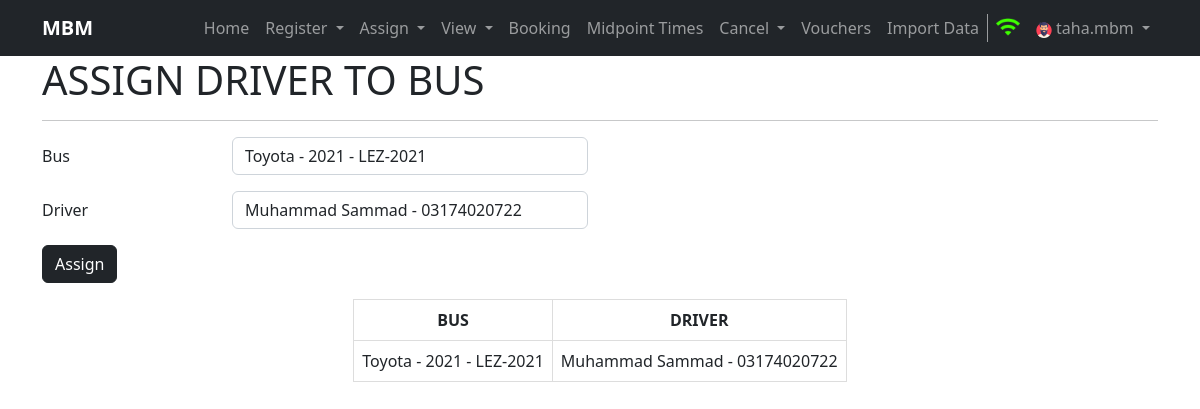
/assigndriver (signed in), run on the app's committed database.
### home/models.py (models this page shows, shortened)
class AssignedBusesToDriver(models.Model):
    bus = models.ForeignKey("Bus", on_delete=models.CASCADE)
    driver = models.ForeignKey("Driver", on_delete=models.SET_NULL, null=True)
    created = models.DateTimeField(auto_now_add=True, editable=False, null=False, blank=False)
    last_modified = models.DateTimeField(auto_now_add=True, editable=False, null=False, blank=False)
    class Meta:
        verbose_name_plural = 'AssignedBusesToDriver'

class Bus(models.Model):
    bus_number = models.CharField(max_length=30, unique=True)
    seating_capacity = models.IntegerField()
    service_type = models.CharField(max_length=100)
    bus_model = models.CharField(max_length=100)
    created = models.DateTimeField(auto_now_add=True, editable=False, null=False, blank=False)
    last_modified = models.DateTimeField(auto_now_add=True, editable=False, null=False, blank=False)
    class Meta:
        verbose_name_plural = 'Bus'
    def __str__(self):
        return self.bus_model + ' - ' + self.bus_number

class Driver(models.Model):
    name = models.CharField(max_length=100)
    dob = models.DateField()
    cnic = models.CharField(max_length=13, unique=True)
    phone = models.CharField(max_length=13, unique=True)
    address = models.CharField(max_length=150)
    created = models.DateTimeField(auto_now_add=True, editable=False, null=False, blank=False)
    last_modified = models.DateTimeField(auto_now_add=True, editable=False, null=False, blank=False)
    class Meta:
        verbose_name_plural = 'Driver'
    def __str__(self):
        return self.name + ' - ' + self.phone

### home/views.py (the view)
# urls.py: path('assigndriver', views.assignDriver, name='assigndriver'),
def assignDriver(request):
    if request.user.is_anonymous:
        return redirect('/login')
    result = RegistrationHandler.assignDriverToBus(request)
    return render(result['request'], 'drivertobus.html', {'buses':result['buses'], 'drivers':result['drivers'], 'bustodriver':result['bustodriver']})

### home/registerationHandler.py (called while the page is built, shortened)
    @staticmethod
    def assignDriverToBus(request):
        buses = None
        drivers = None
        bustodriver = None
        try:
            buses = Bus.objects.all()
            drivers = Driver.objects.all()
            bustodriver = AssignedBusesToDriver.objects.all()
        except Exception as e:
            messages.warning(request, e)
        return {'request': request, 'buses': buses, 'drivers': drivers, 'bustodriver': bustodriver}

### templates/drivertobus.html (shortened to what this page needs)
{% extends 'base.html' %}
{% block username %}{{ request.user.username }}{% endblock username %}
{%block body%}
<div class="container">
    <h1>ASSIGN DRIVER TO BUS</h1>
    <hr>
</div>
<div class="container my-3">
    <form method="post" name="register" action="">
        <div class="mb-3 row">
            <label for="inputBus" class="col-sm-2 col-form-label">Bus</label>
            <div class="col-sm-4">
              <select name="inputBus" class="form-control" id="inputBus" required>
                {% if buses %}
                   {% for bus in buses%}
                   <option value="{{bus.id}}">{{bus}}</option>
                   {% endfor %}
                {% endif %}
              </select>
            </div>
          </div>
          <div class="mb-3 row">
            <label for="inputDriver" class="col-sm-2 col-form-label">Driver</label>
            <div class="col-sm-4">
              <select name="inputDriver" class="form-control" id="inputDriver" required>
                {% if drivers %}
                   {% for driver in drivers %}
                     <option value="{{driver.id}}">{{driver}}</option>
                   {% endfor %}
                {% endif %}
              </select>
            </div>
          </div>
          <button type="submit" class="btn btn-dark btn-md">Assign</button>
    </form>
</div>
<div class="container">
    {% if bustodriver %}
    <table class="bookings mx-auto">
        <tr>
          <th>BUS</th>
          <th>DRIVER</th>
        </tr>
        {% for bd in bustodriver %}
        <tr class="tr">
          <td>{{bd.bus}}</td>
          {% if bd.driver %}
          <td>{{bd.driver}}</td>
          {% else %}
          <td> - </td>
          {% endif %}
        </tr>
        {% endfor %}
    </table>
    {% endif %}
</div>
{%endblock body%}

### static/css/style.css (style rules this page uses)
.schedule td, .bookings td, th { border: 1px solid #dddddd; text-align: center; padding: 8px; }

### data on the page
AssignedBusesToDriver: bus "Toyota - 2021 - LEZ-2021", driver "Muhammad Sammad - 03174020722"

### other printed values
{{ request.user.username }} "taha.mbm"
form field inputBus "Toyota - 2021 - LEZ-2021"
form field inputDriver "Muhammad Sammad - 03174020722"
